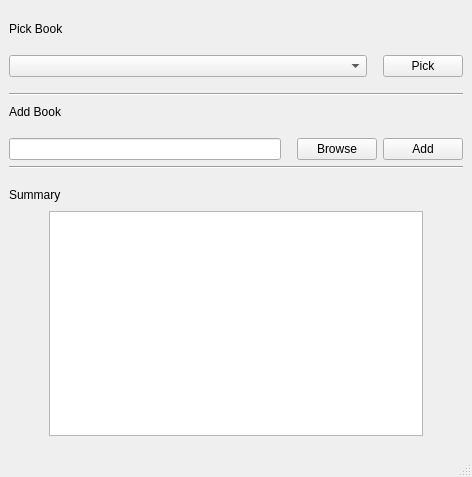
<?xml version="1.0" encoding="UTF-8"?>
<ui version="4.0">
 <class>SelectBookMainWindow</class>
 <widget class="QMainWindow" name="SelectBookMainWindow">
  <property name="geometry">
   <rect>
    <x>0</x>
    <y>0</y>
    <width>462</width>
    <height>477</height>
   </rect>
  </property>
  <property name="windowTitle">
   <string>Pick Book</string>
  </property>
  <widget class="QWidget" name="centralwidget">
   <layout class="QGridLayout" name="gridLayout">
    <item row="0" column="0">
     <layout class="QVBoxLayout" name="verticalLayout">
      <item>
       <spacer name="verticalSpacer_2">
        <property name="orientation">
         <enum>Qt::Vertical</enum>
        </property>
        <property name="sizeType">
         <enum>QSizePolicy::Fixed</enum>
        </property>
        <property name="sizeHint" stdset="0">
         <size>
          <width>20</width>
          <height>10</height>
         </size>
        </property>
       </spacer>
      </item>
      <item>
       <layout class="QHBoxLayout" name="horizontalLayout_6">
        <item>
         <widget class="QLabel" name="label_3">
          <property name="text">
           <string>Pick Book</string>
          </property>
         </widget>
        </item>
        <item>
         <spacer name="horizontalSpacer_7">
          <property name="orientation">
           <enum>Qt::Horizontal</enum>
          </property>
          <property name="sizeHint" stdset="0">
           <size>
            <width>40</width>
            <height>20</height>
           </size>
          </property>
         </spacer>
        </item>
       </layout>
      </item>
      <item>
       <spacer name="verticalSpacer_6">
        <property name="orientation">
         <enum>Qt::Vertical</enum>
        </property>
        <property name="sizeType">
         <enum>QSizePolicy::Fixed</enum>
        </property>
        <property name="sizeHint" stdset="0">
         <size>
          <width>20</width>
          <height>10</height>
         </size>
        </property>
       </spacer>
      </item>
      <item>
       <layout class="QHBoxLayout" name="horizontalLayout_7">
        <item>
         <widget class="QComboBox" name="comboBox"/>
        </item>
        <item>
         <spacer name="horizontalSpacer_8">
          <property name="orientation">
           <enum>Qt::Horizontal</enum>
          </property>
          <property name="sizeType">
           <enum>QSizePolicy::Fixed</enum>
          </property>
          <property name="sizeHint" stdset="0">
           <size>
            <width>10</width>
            <height>20</height>
           </size>
          </property>
         </spacer>
        </item>
        <item>
         <widget class="QPushButton" name="pushButton_2">
          <property name="sizePolicy">
           <sizepolicy hsizetype="Fixed" vsizetype="Fixed">
            <horstretch>0</horstretch>
            <verstretch>0</verstretch>
           </sizepolicy>
          </property>
          <property name="minimumSize">
           <size>
            <width>40</width>
            <height>0</height>
           </size>
          </property>
          <property name="text">
           <string>Pick</string>
          </property>
         </widget>
        </item>
       </layout>
      </item>
      <item>
       <spacer name="verticalSpacer_7">
        <property name="orientation">
         <enum>Qt::Vertical</enum>
        </property>
        <property name="sizeType">
         <enum>QSizePolicy::Fixed</enum>
        </property>
        <property name="sizeHint" stdset="0">
         <size>
          <width>20</width>
          <height>10</height>
         </size>
        </property>
       </spacer>
      </item>
      <item>
       <widget class="Line" name="line_2">
        <property name="orientation">
         <enum>Qt::Horizontal</enum>
        </property>
       </widget>
      </item>
      <item>
       <layout class="QHBoxLayout" name="horizontalLayout">
        <item>
         <widget class="QLabel" name="label">
          <property name="text">
           <string>Add Book</string>
          </property>
         </widget>
        </item>
        <item>
         <spacer name="horizontalSpacer_2">
          <property name="orientation">
           <enum>Qt::Horizontal</enum>
          </property>
          <property name="sizeType">
           <enum>QSizePolicy::MinimumExpanding</enum>
          </property>
          <property name="sizeHint" stdset="0">
           <size>
            <width>400</width>
            <height>20</height>
           </size>
          </property>
         </spacer>
        </item>
       </layout>
      </item>
      <item>
       <spacer name="verticalSpacer_3">
        <property name="orientation">
         <enum>Qt::Vertical</enum>
        </property>
        <property name="sizeType">
         <enum>QSizePolicy::Fixed</enum>
        </property>
        <property name="sizeHint" stdset="0">
         <size>
          <width>20</width>
          <height>10</height>
         </size>
        </property>
       </spacer>
      </item>
      <item>
       <layout class="QHBoxLayout" name="horizontalLayout_2">
        <item>
         <widget class="QLineEdit" name="lineEdit"/>
        </item>
        <item>
         <spacer name="horizontalSpacer">
          <property name="orientation">
           <enum>Qt::Horizontal</enum>
          </property>
          <property name="sizeType">
           <enum>QSizePolicy::Fixed</enum>
          </property>
          <property name="sizeHint" stdset="0">
           <size>
            <width>10</width>
            <height>20</height>
           </size>
          </property>
         </spacer>
        </item>
        <item>
         <widget class="QPushButton" name="pushButton">
          <property name="sizePolicy">
           <sizepolicy hsizetype="Fixed" vsizetype="Fixed">
            <horstretch>0</horstretch>
            <verstretch>0</verstretch>
           </sizepolicy>
          </property>
          <property name="minimumSize">
           <size>
            <width>40</width>
            <height>0</height>
           </size>
          </property>
          <property name="text">
           <string>Browse</string>
          </property>
         </widget>
        </item>
        <item>
         <widget class="QPushButton" name="pushButton_3">
          <property name="sizePolicy">
           <sizepolicy hsizetype="Fixed" vsizetype="Fixed">
            <horstretch>0</horstretch>
            <verstretch>0</verstretch>
           </sizepolicy>
          </property>
          <property name="minimumSize">
           <size>
            <width>40</width>
            <height>0</height>
           </size>
          </property>
          <property name="text">
           <string>Add</string>
          </property>
         </widget>
        </item>
       </layout>
      </item>
      <item>
       <widget class="Line" name="line">
        <property name="orientation">
         <enum>Qt::Horizontal</enum>
        </property>
       </widget>
      </item>
      <item>
       <spacer name="verticalSpacer_4">
        <property name="orientation">
         <enum>Qt::Vertical</enum>
        </property>
        <property name="sizeType">
         <enum>QSizePolicy::Fixed</enum>
        </property>
        <property name="sizeHint" stdset="0">
         <size>
          <width>20</width>
          <height>10</height>
         </size>
        </property>
       </spacer>
      </item>
      <item>
       <layout class="QHBoxLayout" name="horizontalLayout_3">
        <item>
         <widget class="QLabel" name="label_2">
          <property name="text">
           <string>Summary</string>
          </property>
         </widget>
        </item>
        <item>
         <spacer name="horizontalSpacer_3">
          <property name="orientation">
           <enum>Qt::Horizontal</enum>
          </property>
          <property name="sizeHint" stdset="0">
           <size>
            <width>40</width>
            <height>20</height>
           </size>
          </property>
         </spacer>
        </item>
       </layout>
      </item>
      <item>
       <layout class="QHBoxLayout" name="horizontalLayout_4">
        <item>
         <spacer name="horizontalSpacer_5">
          <property name="orientation">
           <enum>Qt::Horizontal</enum>
          </property>
          <property name="sizeType">
           <enum>QSizePolicy::Fixed</enum>
          </property>
          <property name="sizeHint" stdset="0">
           <size>
            <width>40</width>
            <height>20</height>
           </size>
          </property>
         </spacer>
        </item>
        <item>
         <widget class="QTextEdit" name="textEdit"/>
        </item>
        <item>
         <spacer name="horizontalSpacer_4">
          <property name="orientation">
           <enum>Qt::Horizontal</enum>
          </property>
          <property name="sizeType">
           <enum>QSizePolicy::Fixed</enum>
          </property>
          <property name="sizeHint" stdset="0">
           <size>
            <width>40</width>
            <height>20</height>
           </size>
          </property>
         </spacer>
        </item>
       </layout>
      </item>
      <item>
       <spacer name="verticalSpacer_5">
        <property name="orientation">
         <enum>Qt::Vertical</enum>
        </property>
        <property name="sizeType">
         <enum>QSizePolicy::Fixed</enum>
        </property>
        <property name="sizeHint" stdset="0">
         <size>
          <width>20</width>
          <height>10</height>
         </size>
        </property>
       </spacer>
      </item>
     </layout>
    </item>
   </layout>
  </widget>
  <widget class="QMenuBar" name="menubar">
   <property name="geometry">
    <rect>
     <x>0</x>
     <y>0</y>
     <width>462</width>
     <height>17</height>
    </rect>
   </property>
  </widget>
  <widget class="QStatusBar" name="statusbar"/>
 </widget>
 <resources/>
 <connections/>
</ui>
